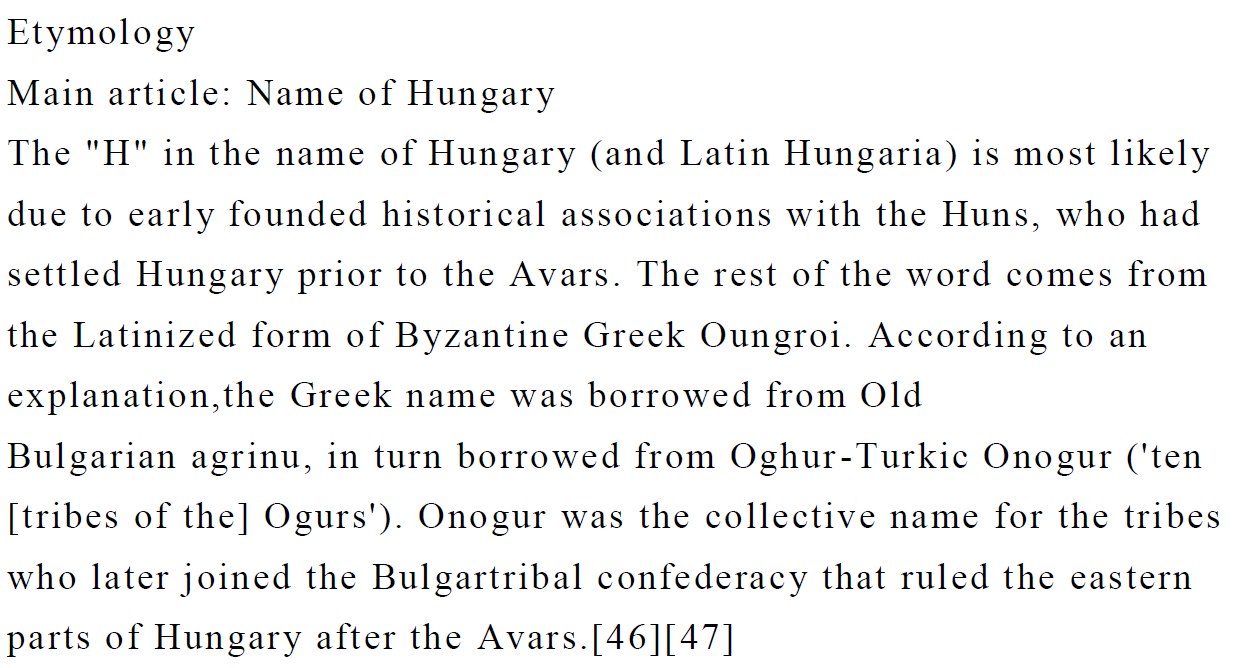
#> input picture images/05.png, 1241 x 668 px
$ jupyter execute --allow-errors 03-characters_segmentation.ipynb
#> lines starting #> are read from the running program, lines starting #| are printed output that depends on the picture; after the words box and inside, x2 and y2 are one past the last pixel; in counts of white or black regions, pixels touching at a corner belong together
### jupyter/mylib.py


def plotimage(img, title=None, figsize=None, invert=True):
    #Source: https://stackoverflow.com/a/42314798
    import numpy as np
    from matplotlib import pyplot as plt

    if invert:
        img = np.max(img) - img.copy()
    h = img.shape[0]
    w = img.shape[1]
    dpi = 80
    if figsize is None:
        figsize = w / float(dpi), h / float(dpi)
    fig = plt.figure(figsize=figsize)
    ax = fig.add_axes([0, 0, 1, 1])
    ax.axis('off')
    ax.imshow(img, cmap='gray')
    if title:
        plt.title(title)
    plt.show()


def gray_to_bw(gray, thresh):
    '''
    Returns a new image
    '''
    import numpy as np

    bw = gray.copy()
    bw[bw<thresh]=0
    bw[bw>=thresh]=255
    return bw

def draw_borders(img, color=0):

    import numpy as np

    if len(img.shape)==2:
        res = color * np.ones((img.shape[0]+2,img.shape[1]+2),dtype=img.dtype)
    else:
        res = color * np.ones((img.shape[0]+2,img.shape[1]+2,3),dtype=img.dtype)

    res[1:-1,1:-1] = img
    return res

def vert_seg(bw, black=1):
    import numpy as np

    lines = []

    height = bw.shape[0]

    i = 0
    start = 0
    while True:
        if black not in bw[i,:] or i==height-1:
            if i==height-1:
                end = i
            else:
                end = i-1

            if i!=start:
                lines.append({'start': start,'end': end+1})
            start=i+1

        if i==height-1:
            break
        i+=1

    return lines

def draw_vert_lines(vert, lines, blue=(255,255,0), red=(0,255,255)):
    import cv2
    import numpy as np

    width = vert.shape[1]
    for line in lines:
        start = line['start']
        end = line['end']
        cv2.line(vert, (0,start), (width,start), blue)
        cv2.line(vert, (0,end), (width,end), red)

def hor_seg(img, black=1):

    import numpy as np

    width = img.shape[1]

    j = 0
    start = 0
    chars = []
    while True:
        if black not in img[:,j] or j==width-1:
            if j==width-1:
                end = j
            else:
                end = j-1
            if j!=start:
                chars.append({'start':start,'end':end+1})

            start=j+1

        if j==width-1:
            break
        j+=1

    return chars

def draw_hor_lines(hor, chars, start, end, blue=(255,255,0), red=(0,255,255)):

    import cv2
    import numpy as np

    for char in chars:
        char_start = char['start']
        char_end = char['end']
        cv2.line(hor, (char_start,start), (char_start,end), blue)
        cv2.line(hor, (char_end,start), (char_end,end), red)

# [23 lines left out: functions inner_prod, normalize, distance, not called in this run]

### jupyter/03-characters_segmentation.ipynb
# Characters Segmentation

[cell 1]
import sys
colab = 'google.colab' in sys.modules
if colab:
    !git clone https://github.com/ghaiszaher/Image-Processing-OCR-Walsh.git
    !cd Image-Processing-OCR-Walsh/jupyter/

### imports

[cell 2]
import cv2
import numpy as np
from matplotlib import pyplot as plt
import random
import json
from mylib import *
from difflib import Differ
from IPython.display import HTML as html_print

### main variables

[cell 3]
image_path = '../images/05.png'
walsh_path = '../res/walsh.json'
db_path = '../res/database.json'
expected_path = '../images/04.expected'
white = 0
black = 1
thresh = 250
blue=(255,255,0)
green=(0,255,0)
red=(0,255,255)
violet=(155,205,155)

### Read Image

[cell 4]
img = cv2.imread(image_path)
#> img is the input picture: shape (668, 1241, 3); mean B, G, R 240.2, 239.8, 239.9
gray = cv2.cvtColor(img, cv2.COLOR_BGR2GRAY)
plotimage(gray, 'GrayScale', invert=False)
#> (the call stopped at in plotimage, `fig = plt.figure(figsize=figsize)`: IPython is not available in this run)

## Convert to Black and White

[cell 5]
bw=1-gray_to_bw(gray, thresh)//255
#> in gray_to_bw, `bw[bw<thresh]=0`: bw: shape (668, 1241); min 0, max 255, mean 230.5
#> in gray_to_bw, `bw[bw>=thresh]=255`: bw: shape (668, 1241); 90.4% white; 538 black regions (35 under 20 px), largest, box (x1, y1, x2, y2) and area: (7, 80, 40, 105) 367, (67, 27, 96, 44) 293, (295, 88, 324, 105) 293
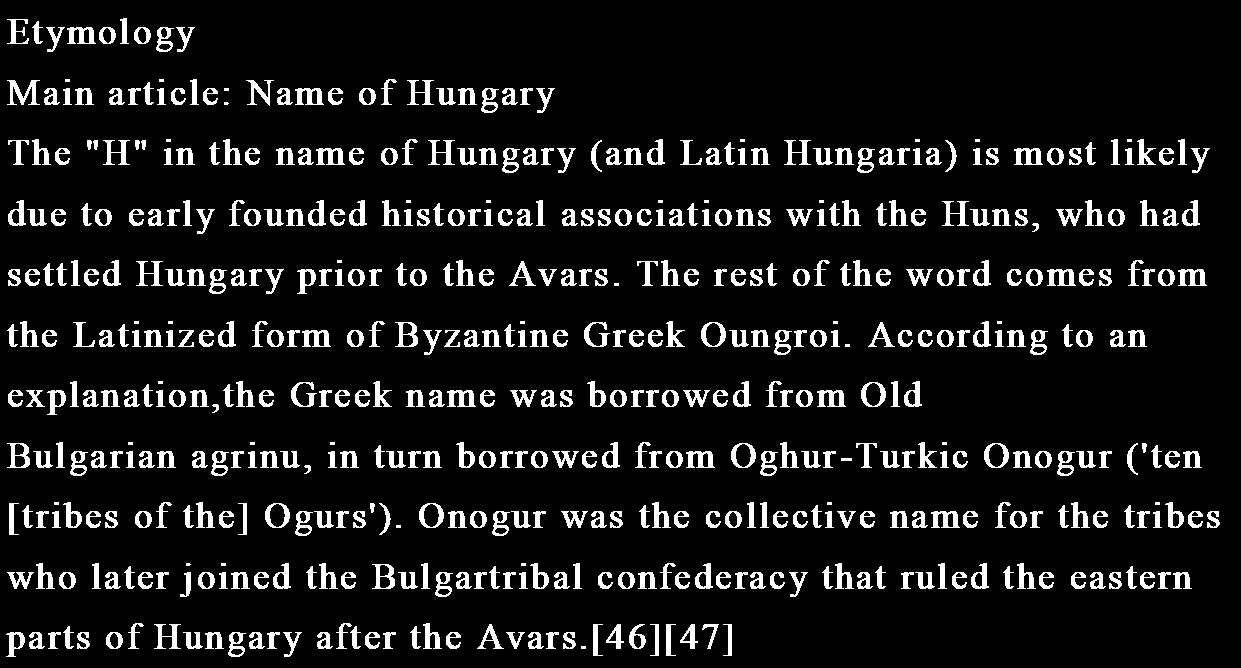
#> bw: shape (668, 1241); values 0 (black) and 1 (white), 9.6% white; 538 white regions (35 under 20 px), largest, box (x1, y1, x2, y2) and area: (7, 80, 40, 105) 367, (67, 27, 96, 44) 293, (295, 88, 324, 105) 293
plotimage(bw, 'B&W', figsize=(15,15))
#> (the call stopped at in plotimage, `fig = plt.figure(figsize=figsize)`: IPython is not available in this run)

### Vertical Segmentation

[cell 6]
lines = vert_seg(bw)
#> after the loop in vert_seg, `while True:`: i = 667; lines = 11 items
#> lines = 11 items
vert = 255*bw.copy()
vert = cv2.cvtColor(vert, cv2.COLOR_GRAY2RGB)
draw_vert_lines(vert, lines)
#> the loop in draw_vert_lines, `for line in lines:` made 11 passes
#> (start, end) on passes 1 to 11: (18, 52), (79, 113), (139, 173), (200, 234), (260, 294), (321, 355), (381, 415), (442, 476), (502, 536), (563, 597), (623, 657)
#> after the loop in draw_vert_lines, `for line in lines:`:
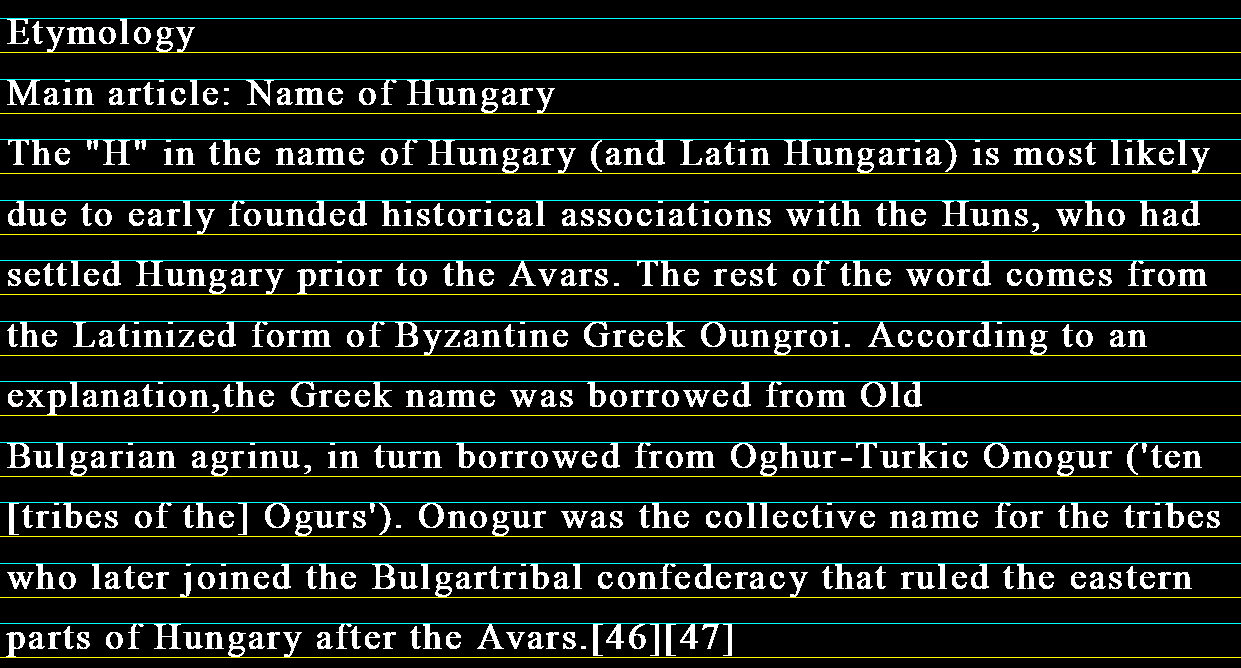
#> vert: shape (668, 1241, 3); mean B, G, R 28.5, 32.7, 28.5
plotimage(vert, 'Vertical')
#> call 3 of plotimage, with title = 'Vertical', invert = True
#> in plotimage (call 3), `img = np.max(img) - img.copy()`:
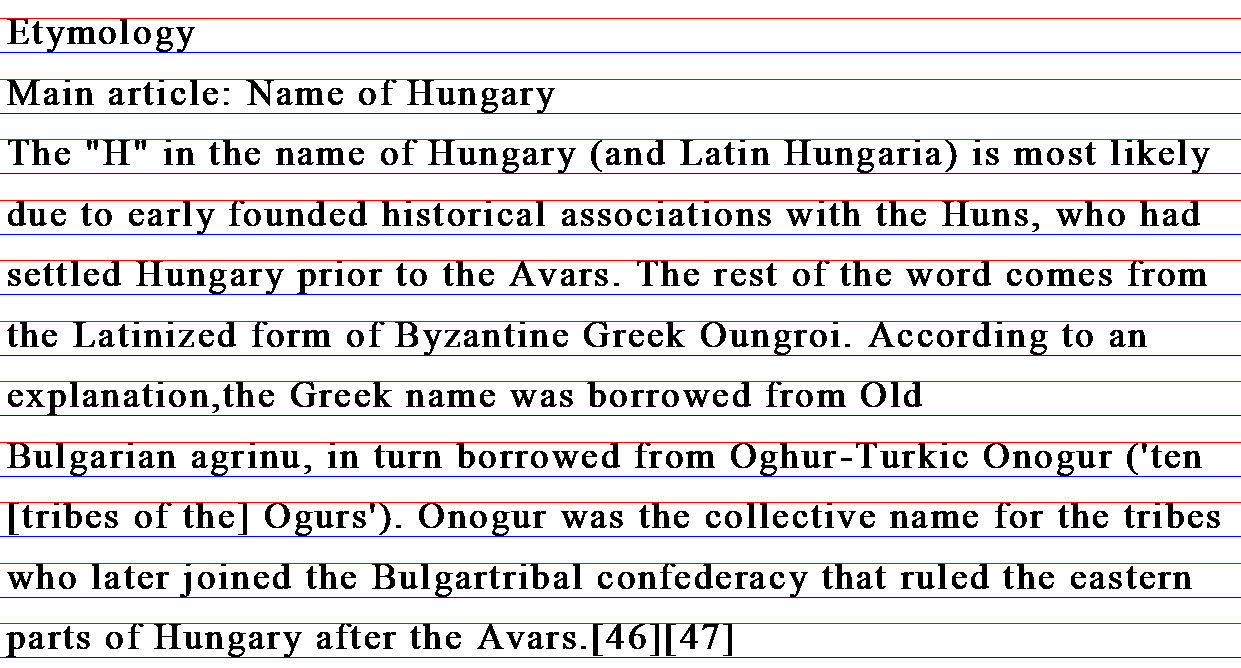
#> img: shape (668, 1241, 3); mean of channels 0, 1, 2 226.5, 222.3, 226.5; drawn as B, G, R
#> (the call stopped at in plotimage, `fig = plt.figure(figsize=figsize)`: IPython is not available in this run)

### Horizontal Segmentation

[cell 7]
i = 0
start = 0

for line in lines:
    img = bw[line['start']:line['end'],:]
    line['chars'] = hor_seg(img)
#> this loop made 11 passes

hor = vert.copy()
for line in lines:
    start = line['start']
    end = line['end']
    draw_hor_lines(hor, line['chars'], start, end)
#> this loop made 11 passes
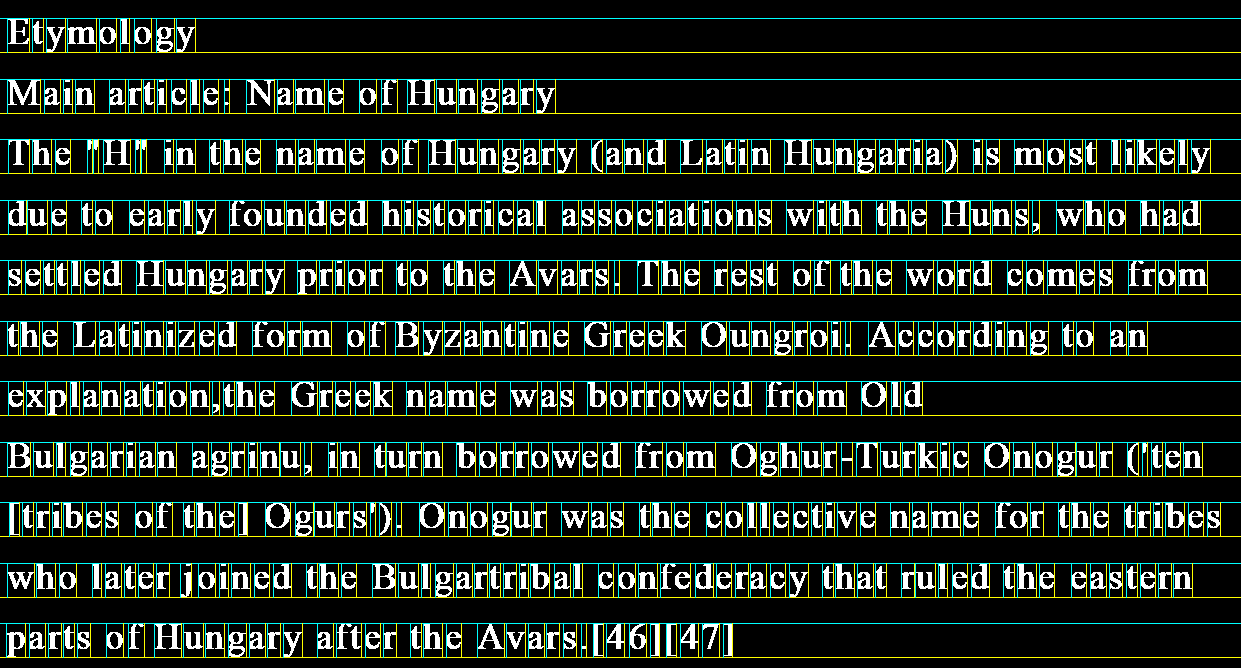
#> hor: shape (668, 1241, 3); 4.1% of pixels changed, all inside (x1, y1, x2, y2) = (6, 18, 1221, 658)

plotimage(hor, 'Horizontal')
#> call 4 of plotimage, with title = 'Horizontal', invert = True
#> in plotimage (call 4), `img = np.max(img) - img.copy()`:
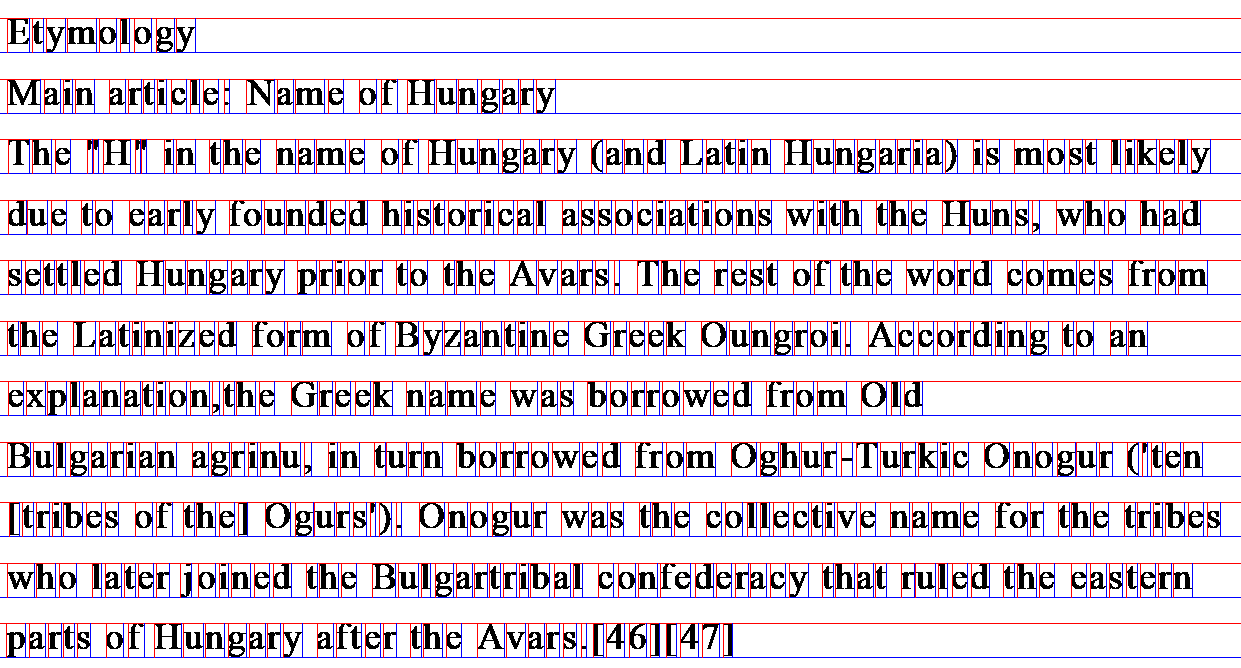
#> img: shape (668, 1241, 3); mean of channels 0, 1, 2 222.1, 212.8, 222.1; drawn as B, G, R
#> (the call stopped at in plotimage, `fig = plt.figure(figsize=figsize)`: IPython is not available in this run)

## Plotting Some Random chars

#> (a cell that did not finish here is left out)

### Vertical Segmentation for every Char

[cell 9]
for line in lines:
    for char in line['chars']:
        img = bw[line['start']:line['end'],char['start']:char['end']]
        char['vertical_parts'] = vert_seg(img)
#> this loop made 11 passes

#> (a cell that did not finish here is left out)

## Walsh-Functions

### Read walsh functions

#> (a cell that did not finish here is left out)

### Calculcate Walsh Vectors

[cell 12]
c = 7 #samples to plot

#> (the rest of this cell did not finish here and is left out)

### Vector Comparison

[cell 13]
vecs = []
#> (the rest of this cell did not finish here and is left out)

## Read Database

[cell 14]
with open(db_path) as f:
#> (reads res/database.json from the repository)
    db = json.loads(f.read())

### Compare Letters to Database & Predict

#> (a cell that did not finish here is left out)

### Estimating Spaces

#> (a cell that did not finish here is left out)

### Final Predicted Text

[cell 17]
prediction = ""
for line in lines:
    for char in line['chars']:
        if "prediction" in char:
            prediction+=char['prediction']
    prediction+="\n"
plotimage(bw, 'B&W', figsize=(15,15))
#> (the call stopped at in plotimage, `fig = plt.figure(figsize=figsize)`: IPython is not available in this run)
print(prediction)
